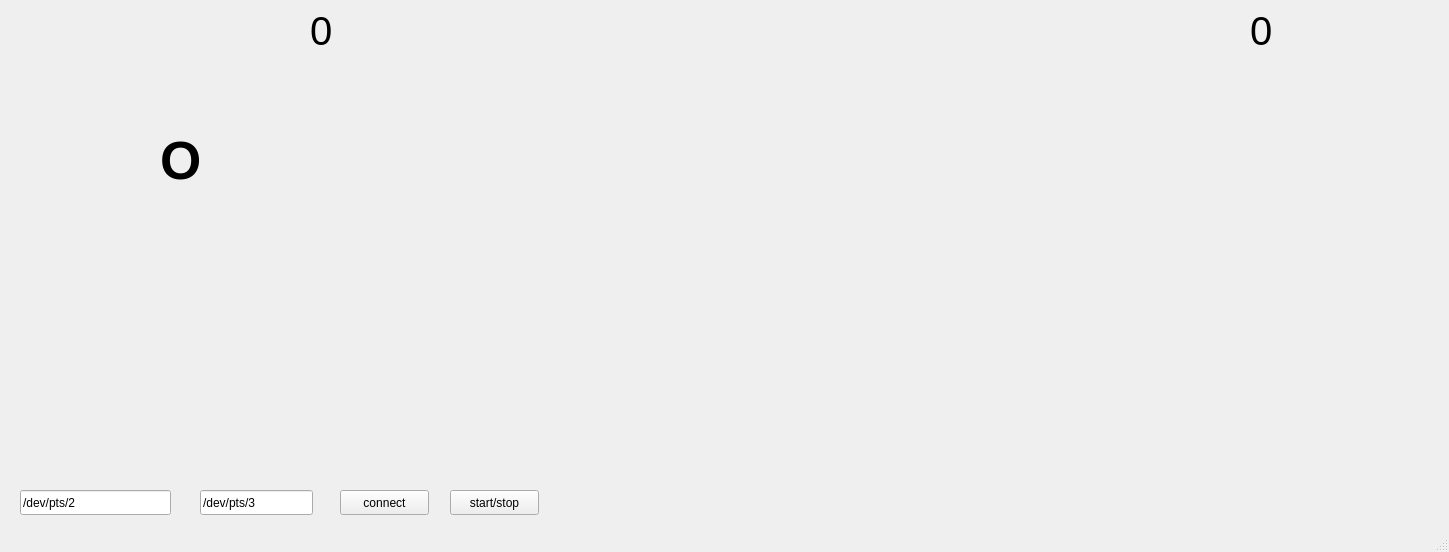
<?xml version="1.0" encoding="UTF-8"?>
<ui version="4.0">
 <class>MainWindow</class>
 <widget class="QMainWindow" name="MainWindow">
  <property name="geometry">
   <rect>
    <x>0</x>
    <y>0</y>
    <width>1449</width>
    <height>552</height>
   </rect>
  </property>
  <property name="windowTitle">
   <string>MainWindow</string>
  </property>
  <widget class="QWidget" name="centralWidget">
   <widget class="QLineEdit" name="lineEdit">
    <property name="geometry">
     <rect>
      <x>20</x>
      <y>490</y>
      <width>151</width>
      <height>25</height>
     </rect>
    </property>
    <property name="text">
     <string>/dev/pts/2</string>
    </property>
   </widget>
   <widget class="QLineEdit" name="lineEdit_2">
    <property name="geometry">
     <rect>
      <x>200</x>
      <y>490</y>
      <width>113</width>
      <height>25</height>
     </rect>
    </property>
    <property name="text">
     <string>/dev/pts/3</string>
    </property>
   </widget>
   <widget class="QLabel" name="label_scoreL">
    <property name="geometry">
     <rect>
      <x>310</x>
      <y>10</y>
      <width>67</width>
      <height>41</height>
     </rect>
    </property>
    <property name="font">
     <font>
      <pointsize>30</pointsize>
     </font>
    </property>
    <property name="text">
     <string>0</string>
    </property>
   </widget>
   <widget class="QLabel" name="label_scoreR">
    <property name="geometry">
     <rect>
      <x>1250</x>
      <y>10</y>
      <width>67</width>
      <height>41</height>
     </rect>
    </property>
    <property name="font">
     <font>
      <pointsize>30</pointsize>
     </font>
    </property>
    <property name="text">
     <string>0</string>
    </property>
   </widget>
   <widget class="QLabel" name="label_ball">
    <property name="geometry">
     <rect>
      <x>160</x>
      <y>140</y>
      <width>41</width>
      <height>41</height>
     </rect>
    </property>
    <property name="font">
     <font>
      <pointsize>40</pointsize>
      <weight>75</weight>
      <bold>true</bold>
     </font>
    </property>
    <property name="text">
     <string>O</string>
    </property>
   </widget>
   <widget class="QPushButton" name="pushButton_connect">
    <property name="geometry">
     <rect>
      <x>340</x>
      <y>490</y>
      <width>89</width>
      <height>25</height>
     </rect>
    </property>
    <property name="text">
     <string>connect</string>
    </property>
   </widget>
   <widget class="QPushButton" name="pushButton_startstop">
    <property name="geometry">
     <rect>
      <x>450</x>
      <y>490</y>
      <width>89</width>
      <height>25</height>
     </rect>
    </property>
    <property name="text">
     <string>start/stop</string>
    </property>
   </widget>
   <widget class="QLabel" name="countdown">
    <property name="geometry">
     <rect>
      <x>700</x>
      <y>10</y>
      <width>67</width>
      <height>17</height>
     </rect>
    </property>
    <property name="text">
     <string/>
    </property>
   </widget>
  </widget>
  <widget class="QMenuBar" name="menuBar">
   <property name="geometry">
    <rect>
     <x>0</x>
     <y>0</y>
     <width>1449</width>
     <height>22</height>
    </rect>
   </property>
  </widget>
  <widget class="QStatusBar" name="statusBar"/>
 </widget>
 <layoutdefault spacing="6" margin="11"/>
 <resources/>
 <connections/>
</ui>
